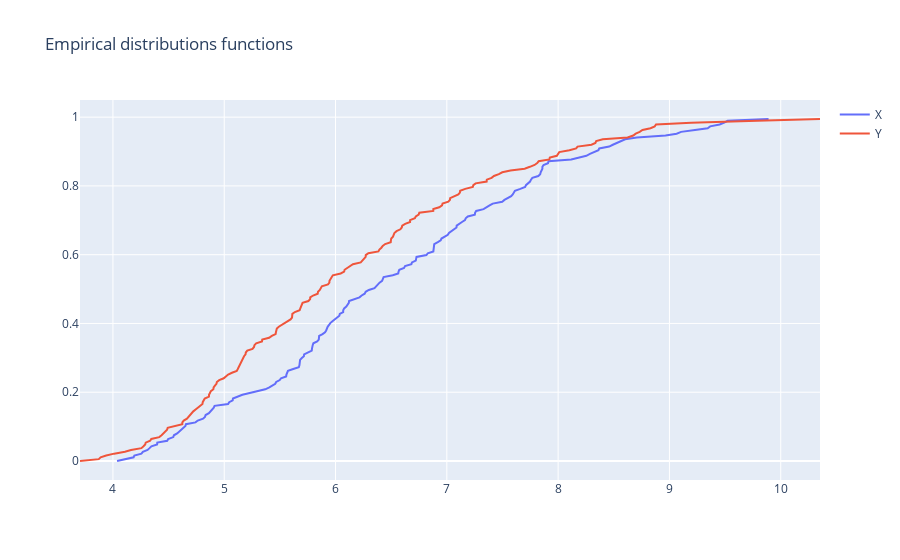

Write notebook code for a chart like this one.
### Code cell
XF_x, XF_y = get_sample_F(X)
YF_x, YF_y = get_sample_F(Y)
traces = []
traces.append(go.Scatter(x=XF_x, y=XF_y, name='X'))
traces.append(go.Scatter(x=YF_x, y=YF_y, name='Y'))
fig = go.Figure(data=traces, layout=go.Layout(title='Empirical distributions functions'))
iplot(fig)

### Figure 1 — Plotly figure (JSON) as saved in the notebook; plotly's stock layout.template omitted (floating-point values rounded to 4 significant figures; data arrays with more than 128 entries replaced by an {"elided": "..."} marker saying what was removed)
{"data": [{"name": "X", "type": "scatter", "x": {"elided": "187 float values"}, "y": {"elided": "187 float values"}}, {"name": "Y", "type": "scatter", "x": {"elided": "187 float values"}, "y": {"elided": "187 float values"}}], "layout": {"title": {"text": "Empirical distributions functions"}}}
